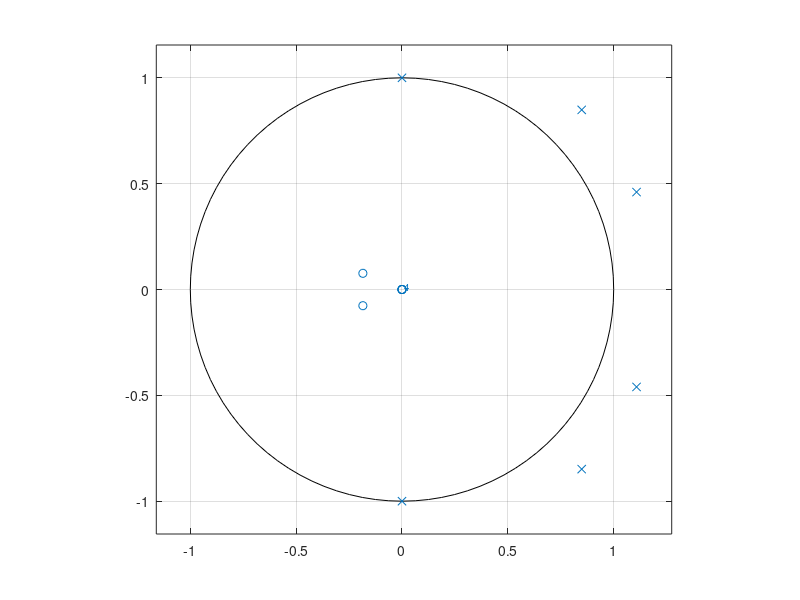

Source code (MATLAB): (Note: this script raises an error after producing the figure.)
close all
clear all
%% filtre app

zeros = [1 -3.914 7.643 -9.551 8.717 -5.637 2.074];
pole = [1 0.3696 0.04];
zplane(pole,zeros)

[x,fe] = audioread('phrase_malentendant_bruite.wav');
y = filter(pole, zeros, x);

figure('name','freqz')
freqz(pole,zeros);
figure('name','plot')
plot(y);

%filtre passe tout


